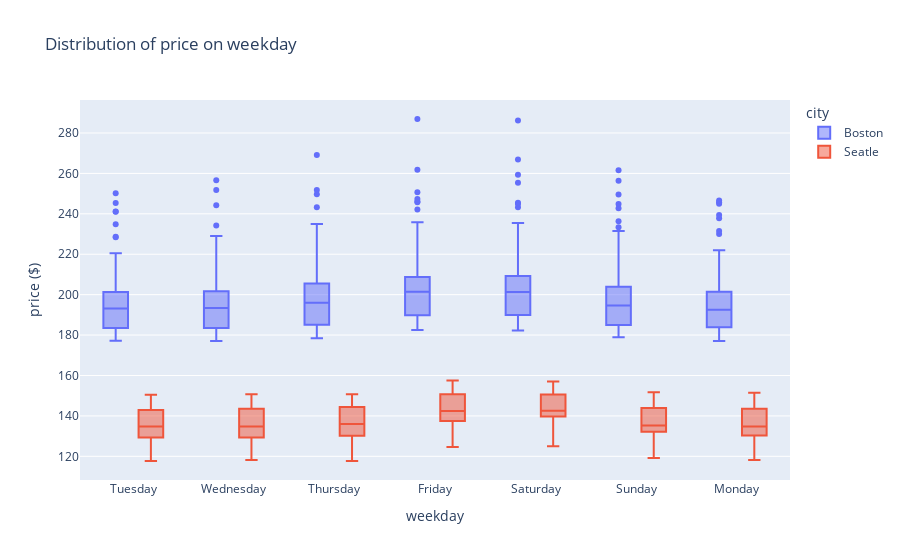

The code cell stored with this chart in its notebook:
### Markdown cell above
We decide to investigate the influence of the **day of the week**, looking at the price distribution for each weekday. We use a boxplot for that purpose.

### Code cell
fig = px.box(df_daily_price, x='day_name', y='price', color='city',
             labels={
                     "day_name": "weekday",
                     "price": "price ($)",
                     "city": "city"
                     },
             title="Distribution of price on weekday")
fig.show()

### Figure 1 — Plotly figure (JSON) as saved in the notebook; plotly's stock layout.template omitted (floating-point values rounded to 4 significant figures; data arrays with more than 128 entries replaced by an {"elided": "..."} marker saying what was removed)
{"data": [{"alignmentgroup": "True", "hovertemplate": "city=Boston<br>weekday=%{x}<br>price ($)=%{y}<extra></extra>", "legendgroup": "Boston", "marker": {"color": "#636efa"}, "name": "Boston", "notched": false, "offsetgroup": "Boston", "orientation": "v", "showlegend": true, "type": "box", "x": {"elided": "365 str values"}, "x0": " ", "xaxis": "x", "y": {"elided": "365 float values"}, "y0": " ", "yaxis": "y"}, {"alignmentgroup": "True", "hovertemplate": "city=Seatle<br>weekday=%{x}<br>price ($)=%{y}<extra></extra>", "legendgroup": "Seatle", "marker": {"color": "#EF553B"}, "name": "Seatle", "notched": false, "offsetgroup": "Seatle", "orientation": "v", "showlegend": true, "type": "box", "x": {"elided": "365 str values"}, "x0": " ", "xaxis": "x", "y": {"elided": "365 float values"}, "y0": " ", "yaxis": "y"}], "layout": {"boxmode": "group", "legend": {"title": {"text": "city"}, "tracegroupgap": 0}, "title": {"text": "Distribution of price on weekday"}, "xaxis": {"anchor": "y", "domain": [0, 1], "title": {"text": "weekday"}}, "yaxis": {"anchor": "x", "domain": [0, 1], "title": {"text": "price ($)"}}}}
